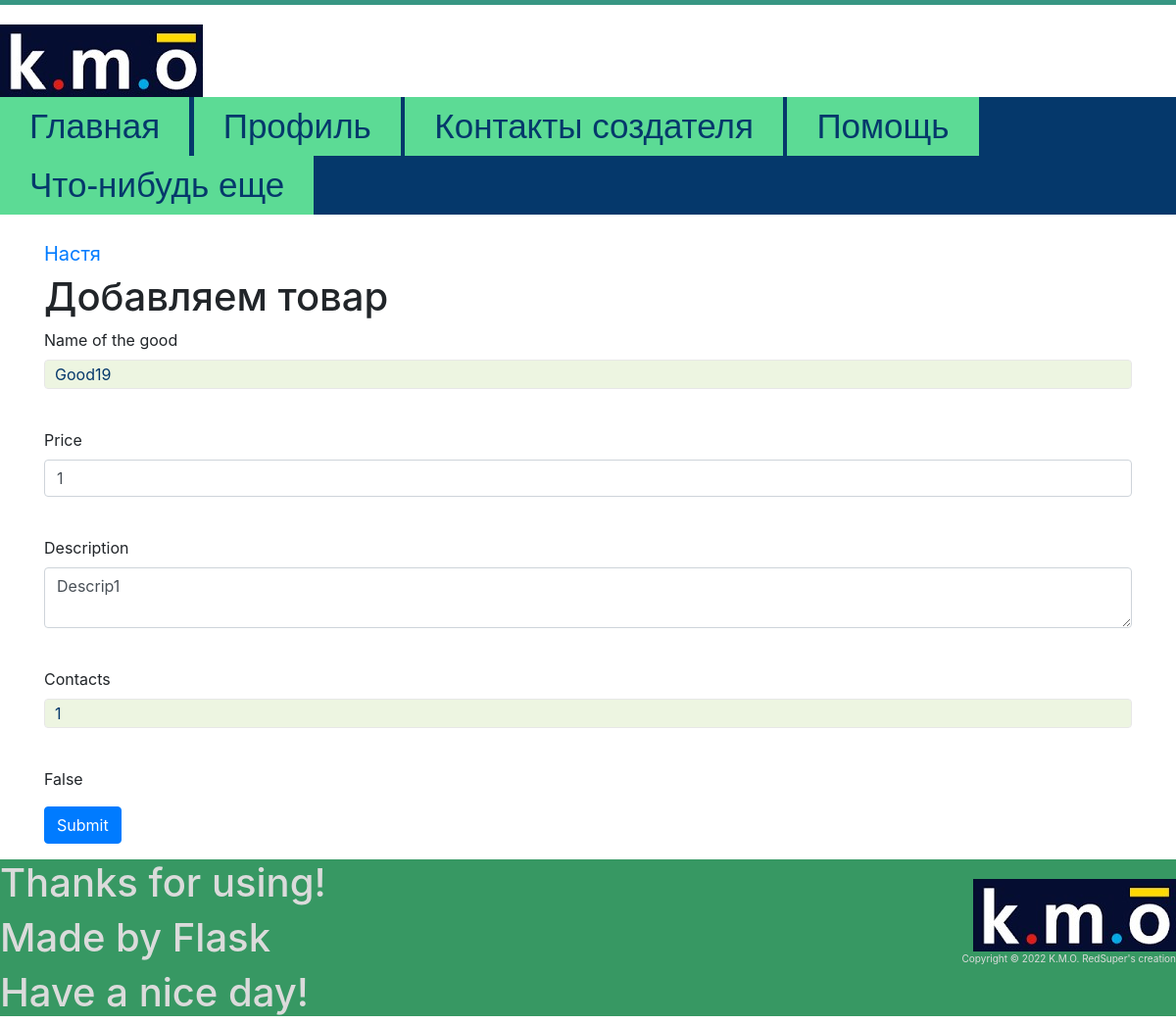
Page /goods/1 (signed in) on the committed database.
### data/users.py (models this page shows, shortened)
class User(SqlAlchemyBase, UserMixin, SerializerMixin):
    __tablename__ = 'users'
    id = sqlalchemy.Column(sqlalchemy.Integer, primary_key=True,
                           autoincrement=True)
    surname = sqlalchemy.Column(sqlalchemy.String, nullable=True)
    name = sqlalchemy.Column(sqlalchemy.String, nullable=True)
    age = sqlalchemy.Column(sqlalchemy.Integer, nullable=True)
    contacts = sqlalchemy.Column(sqlalchemy.String, nullable=True)
    email = sqlalchemy.Column(sqlalchemy.String, index=True, unique=True, nullable=True)
    hashed_password = sqlalchemy.Column(sqlalchemy.String, nullable=False)
    photo = sqlalchemy.Column(sqlalchemy.String, nullable=True)
    modified_date = sqlalchemy.Column(sqlalchemy.DateTime, default=datetime.datetime.now)
    bag = sqlalchemy.Column(sqlalchemy.String, default='')
    goods = orm.relation("Goods", back_populates='user')

### data/goods.py (models this page shows, shortened)
class Goods(SqlAlchemyBase, SerializerMixin):
    __tablename__ = 'goods'
    id = sqlalchemy.Column(sqlalchemy.Integer, primary_key=True, autoincrement=True)
    good = sqlalchemy.Column(sqlalchemy.String, nullable=True)
    price = sqlalchemy.Column(sqlalchemy.Integer, nullable=True)
    description = sqlalchemy.Column(sqlalchemy.String, nullable=True)
    date_of_public = sqlalchemy.Column(sqlalchemy.DateTime, default=datetime.datetime.now)
    is_sold = sqlalchemy.Column(sqlalchemy.Boolean, default=False)
    seller = sqlalchemy.Column(sqlalchemy.Integer, sqlalchemy.ForeignKey("users.id"))
    contacts = sqlalchemy.Column(sqlalchemy.String, nullable=True)
    user = orm.relation('User')

### main.py (the view, shortened to what this page needs)
@app.route('/goods/<int:id>', methods=['GET', 'POST'])
@login_required
def edit_goods(id):
    form = GoodsForm()
    if request.method == 'GET':
        db_sess = db_session.create_session()
        goods = db_sess.query(Goods).filter(Goods.id == id, Goods.user == current_user).first()
        if goods:
            form.good.data = goods.good
            form.price.data = goods.price
            form.description.data = goods.description
            form.contacts.data = goods.contacts
            form.is_sold = goods.is_sold
        else:
            abort(404)
    return render_template('goods.html',
                           title='Редактирование товара',
                           form=form)

### forms/goods.py
class GoodsForm(FlaskForm):
    good = StringField('Name of the good', validators=[DataRequired()])
    price = IntegerField('Price', validators=[DataRequired()])
    description = TextAreaField('Description', validators=[DataRequired()])
    contacts = StringField('Contacts', validators=[DataRequired()])
    is_sold = BooleanField('Have you sold it?')
    submit = SubmitField('Submit')

### data/db_session.py (called while the page is built)
def create_session() -> Session:
    global __factory
    return __factory()

### main.py (called while the page is built)
@login_manager.user_loader
def load_user(user_id):
    db_sess = db_session.create_session()
    return db_sess.query(User).get(user_id)

### templates/goods.html (shortened to what this page needs)
{% extends "base.html" %}
{% block content %}
<h1>Добавляем товар</h1>
<form action="", method="post">
    <p>
        {{form.good.label }}<br>
        {{form.good(class="form-control") }}<br>
    </p>
    <p>
        {{form.price.label }}<br>
        {{form.price(class="form-control") }}<br>
    </p>
    <p>
        {{ form.description.label }}<br>
        {{ form.description(class="form-control") }}<br>
    </p>
    <p>
        {{ form.contacts.label }}<br>
        {{ form.contacts(class="form-control") }}<br>
    </p>
    <p>{{ form.is_sold }} {{ form.is_sold.label }}</p>
    <p>{{ form.submit(type="submit", class="btn btn-primary") }}</p>
</form>
{% endblock %}

### templates/base.html (shortened to what this page needs)
<!doctype html>
<html lang="en">
<head>
    <link rel="stylesheet" href="static/css/styles.css" type="text/css">
    <link rel="stylesheet"
          href="https://stackpath.bootstrapcdn.com/bootstrap/4.4.1/css/bootstrap.min.css"
>
</head>
<body>
    <header>
        <a href="/"><img src="/static/img/logo_1.jpg" alt="KMO logo"></a>
        <nav>
            <ul class="top-menu">
                <li><a href="/">Главная</a></li>
                <li><a href="/profile">Профиль</a></li>
                <li><a href="/contacts">Контакты создателя</a></li>
                <li><a href="/help">Помощь</a></li>
                <li><a href="/something">Что-нибудь еще</a></li>
            </ul>
        </nav>
    </header>
    <main role="main" class="container">
        <nav>
            {% if current_user.is_authenticated %}
                <a class="navbar-brand" href="/profile">{{ current_user.name }}</a>
            {% else %}
                <p>
                    <a class="btn btn-primary " href="/register">Зарегистрироваться</a>
                    <a class="btn btn-success" href="/login">Войти</a>
                </p>
            {% endif %}
        </nav>
        {% block content %}
        {% endblock %}
    </main>
<footer>
    <div id="footer-logo">
        <a href="/"><img src="/static/img/logo_1.jpg" alt="KMO logo"></a>
        <p>Copyright © 2022 K.M.O. RedSuper's creation</p>
    </div>
    <h1>Thanks for using!</h1>
    <h1>Made by Flask</h1>
    <h1>Have a nice day!</h1>
</footer>
</body>
</html>

### static/css/styles.css (style rules this page uses)
body { color: #edf5e1; font: 32px Tahoma, sans-serif; background-color: #5cdb95; border-top: 5px solid #379683; margin: 0; }
input[type="text"] { background-color: #edf5e1; border: 1px solid #e7e7e7; height: 30px; color: #05386b; padding: 0 10px; vertical-align: top; }
p { margin: 20px 0; }
main { background: 05386b; }
header { padding: 20px 0; }
nav a { text-decoration: none; }
nav ul { margin: 0; padding: 0; background: #05386b; }
nav li { list-style-position: inside; font: 35px 'Oswald', sans-serif; padding: 20px; }
.top-menu li { display: inline-block; padding: 10px 30px; margin: 0; background: #5cdb95; }
.top-menu a { color: #05386b; }
footer { background: #379863; color: #dbdbdb; font-size: 11px; }
#footer-logo { float: right; margin-top: 20px; font-size: 10px; text-align: right; color: #dbdbdb; }

### rows in the picture
User: name "Настя"
Goods: good "Good19", price "1", description "Descrip1", contacts "1"
